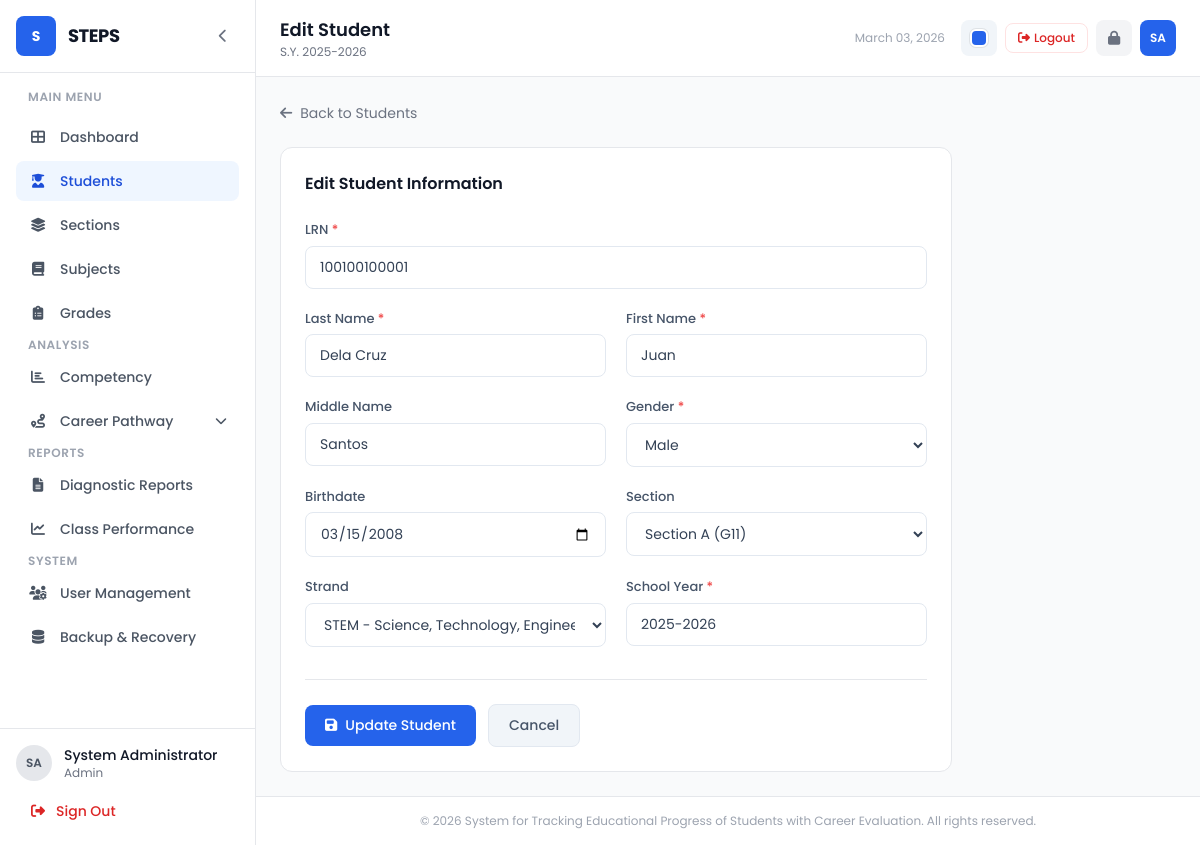
Before: /students/edit.php?id=1 (signed in) with the older database file.
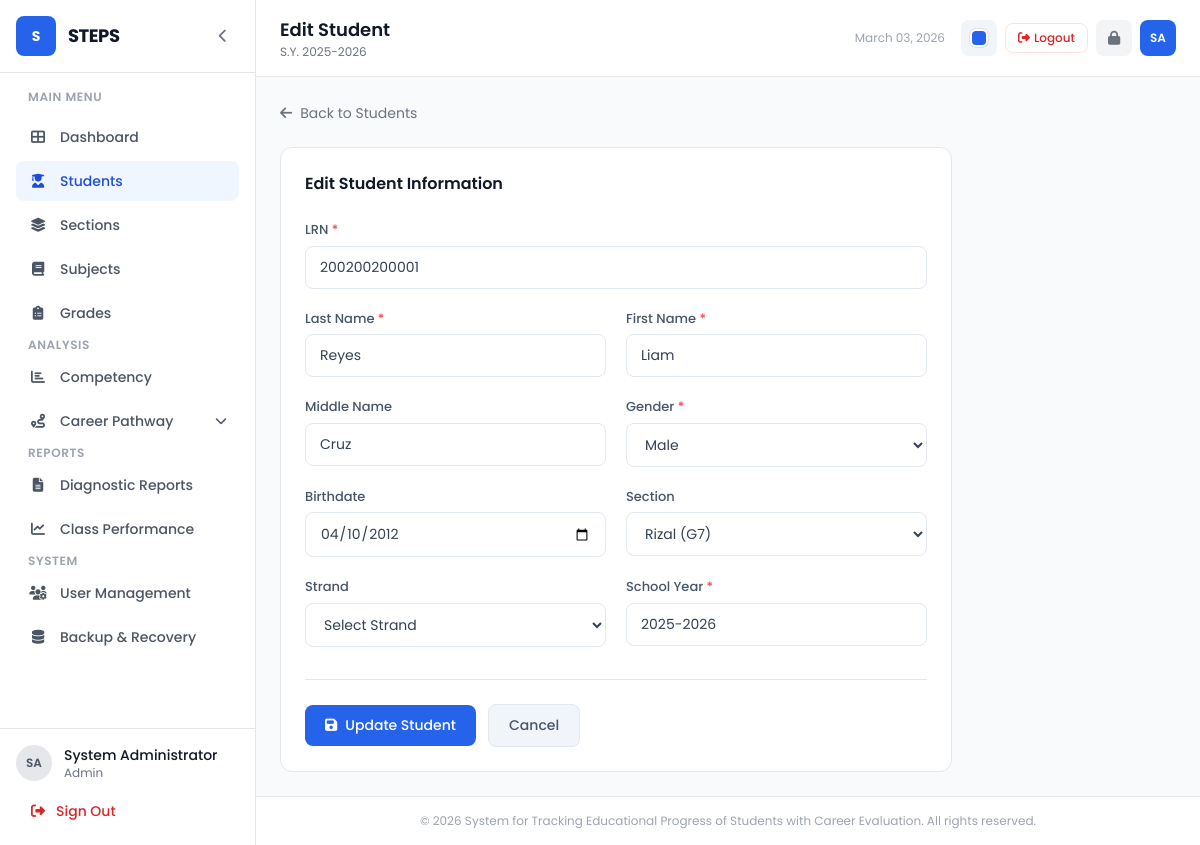
After: the same page with the newer database file.
### tables this page shows
CREATE TABLE IF NOT EXISTS students (
    id INT AUTO_INCREMENT PRIMARY KEY,
    lrn VARCHAR(20) NOT NULL UNIQUE,
    first_name VARCHAR(50) NOT NULL,
    last_name VARCHAR(50) NOT NULL,
    middle_name VARCHAR(50),
    gender ENUM('Male', 'Female') NOT NULL,
    birthdate DATE,
    section_id INT,
    strand_id INT,
    school_year VARCHAR(20) NOT NULL,
    status ENUM('active', 'inactive', 'graduated') NOT NULL DEFAULT 'active',
    created_at TIMESTAMP DEFAULT CURRENT_TIMESTAMP,
    updated_at TIMESTAMP DEFAULT CURRENT_TIMESTAMP ON UPDATE CURRENT_TIMESTAMP,
    FOREIGN KEY (section_id) REFERENCES sections(id) ON DELETE SET NULL,
    FOREIGN KEY (strand_id) REFERENCES strands(id) ON DELETE SET NULL
);

CREATE TABLE IF NOT EXISTS sections (
    id INT AUTO_INCREMENT PRIMARY KEY,
    section_name VARCHAR(50) NOT NULL,
    grade_level INT NOT NULL,
    strand VARCHAR(50),
    adviser_id INT,
    school_year VARCHAR(20) NOT NULL,
    created_at TIMESTAMP DEFAULT CURRENT_TIMESTAMP,
    FOREIGN KEY (adviser_id) REFERENCES users(id) ON DELETE SET NULL
);

CREATE TABLE IF NOT EXISTS strands (
    id INT AUTO_INCREMENT PRIMARY KEY,
    strand_code VARCHAR(20) NOT NULL UNIQUE,
    strand_name VARCHAR(100) NOT NULL,
    description TEXT,
    created_at TIMESTAMP DEFAULT CURRENT_TIMESTAMP
);

### config/constants.php (called while the page is built, shortened)
<?php
function sanitize($data) {
    return htmlspecialchars(strip_tags(trim($data)), ENT_QUOTES, 'UTF-8');
}

### students/edit.php (the view, shortened to what the changed rows need)
<?php
require_once __DIR__ . '/../includes/header.php';
$id = $_GET['id'] ?? 0;
$stmt = $pdo->prepare("SELECT * FROM students WHERE id = ?");
$stmt->execute([$id]);
$student = $stmt->fetch();
$sections = $pdo->query("SELECT * FROM sections ORDER BY grade_level, section_name")->fetchAll();
$strands = $pdo->query("SELECT * FROM strands ORDER BY strand_name")->fetchAll();
if ($_SERVER['REQUEST_METHOD'] === 'POST') {
    $lrn = sanitize($_POST['lrn']);
    if ($lrn !== '' && preg_match('/^[0-9]+(?:\.[0-9]+)?[eE][+-]?[0-9]+$/', $lrn)) {
        $lrnFloat = (float)$lrn;
        $lrn = sprintf('%.0F', $lrnFloat);
    }
    $firstName = sanitize($_POST['first_name']);
    $lastName = sanitize($_POST['last_name']);
    $middleName = sanitize($_POST['middle_name']);
    $gender = sanitize($_POST['gender']);
    $birthdate = sanitize($_POST['birthdate']);
    $sectionId = $_POST['section_id'] ?: null;
    $strandId = $_POST['strand_id'] ?: null;
    $schoolYear = sanitize($_POST['school_year']);
    if (empty($lrn) || empty($firstName) || empty($lastName) || empty($gender)) {
        $error = 'Please fill in all required fields.';
    } else {
        $check = $pdo->prepare("SELECT id FROM students WHERE lrn = ? AND id != ?");
        $check->execute([$lrn, $id]);
        if ($check->fetch()) {
            $error = 'A different student with this LRN already exists.';
        } else {
            $stmt = $pdo->prepare("UPDATE students SET lrn=?, first_name=?, last_name=?, middle_name=?, gender=?, birthdate=?, section_id=?, strand_id=?, school_year=? WHERE id=?");
            $stmt->execute([$lrn, $firstName, $lastName, $middleName, $gender, $birthdate ?: null, $sectionId, $strandId, $schoolYear, $id]);
            header('Location: ' . BASE_URL . 'students/index.php?msg=updated');
            exit;
        }
    }
} else {
    $lrn = $student['lrn'];
    $firstName = $student['first_name'];
    $lastName = $student['last_name'];
    $middleName = $student['middle_name'];
    $gender = $student['gender'];
    $birthdate = $student['birthdate'];
    $sectionId = $student['section_id'];
    $strandId = $student['strand_id'];
    $schoolYear = $student['school_year'];
}
require_once __DIR__ . '/../includes/sidebar.php';
?>
<div class="max-w-2xl">
    <div class="bg-white border border-gray-200 rounded-xl p-6">
        <form method="POST">
            <div class="grid grid-cols-1 md:grid-cols-2 gap-5">
                <div class="md:col-span-2">
                    <label class="form-label">LRN <span class="text-red-500">*</span></label>
                    <input type="text" name="lrn" class="form-input" required maxlength="20" value="<?= sanitize($lrn) ?>">
                </div>
                <div>
                    <label class="form-label">Last Name <span class="text-red-500">*</span></label>
                    <input type="text" name="last_name" class="form-input" required value="<?= sanitize($lastName) ?>">
                </div>
                <div>
                    <label class="form-label">First Name <span class="text-red-500">*</span></label>
                    <input type="text" name="first_name" class="form-input" required value="<?= sanitize($firstName) ?>">
                </div>
                <div>
                    <label class="form-label">Middle Name</label>
                    <input type="text" name="middle_name" class="form-input" value="<?= sanitize($middleName) ?>">
                </div>
                <div>
                    <label class="form-label">Gender <span class="text-red-500">*</span></label>
                    <select name="gender" class="form-select" required>
                        <option value="Male" <?= $gender === 'Male' ? 'selected' : '' ?>>Male</option>
                    </select>
                </div>
                <div>
                    <label class="form-label">Birthdate</label>
                    <input type="date" name="birthdate" class="form-input" value="<?= sanitize($birthdate) ?>">
                </div>
                <div>
                    <label class="form-label">Section</label>
                    <select name="section_id" class="form-select">
                        <?php foreach ($sections as $sec): ?>
                            <option value="<?= $sec['id'] ?>" <?= $sectionId == $sec['id'] ? 'selected' : '' ?>>
                                <?= sanitize($sec['section_name']) ?> (G<?= $sec['grade_level'] ?>)
                            </option>
                        <?php endforeach; ?>
                    </select>
                </div>
                <div>
                    <label class="form-label">Strand</label>
                    <select name="strand_id" class="form-select">
                        <option value="">Select Strand</option>
                        <?php foreach ($strands as $st): ?>
                            <option value="<?= $st['id'] ?>" <?= $strandId == $st['id'] ? 'selected' : '' ?>>
                                <?= sanitize($st['strand_code'] . ' - ' . $st['strand_name']) ?>
                            </option>
                        <?php endforeach; ?>
                    </select>
                </div>
                <div>
                    <label class="form-label">School Year <span class="text-red-500">*</span></label>
                    <input type="text" name="school_year" class="form-input" required value="<?= sanitize($schoolYear) ?>">
                </div>
            </div>
        </form>
    </div>
</div>
<?php require_once __DIR__ . '/../includes/footer.php'; ?>

Changed rows visible on the page:
changed students "Male": lrn "100100100001" → "200200200001"; last_name "Dela Cruz" → "Reyes"; first_name "Juan" → "Liam"; middle_name "Santos" → "Cruz"; birthdate "03/15/2008" → "04/10/2012"; section_id "Section A (G11)" → "Rizal (G7)"; strand_id "STEM - Science, Technology, Engineering and Mathematics" → (not shown)
Other visible differences:
form field strand_id: (not shown) → "Select Strand"
